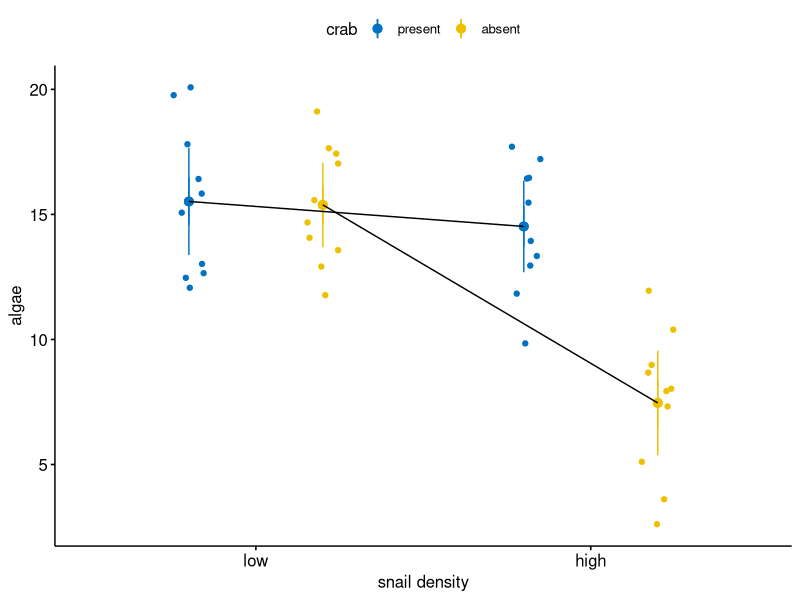
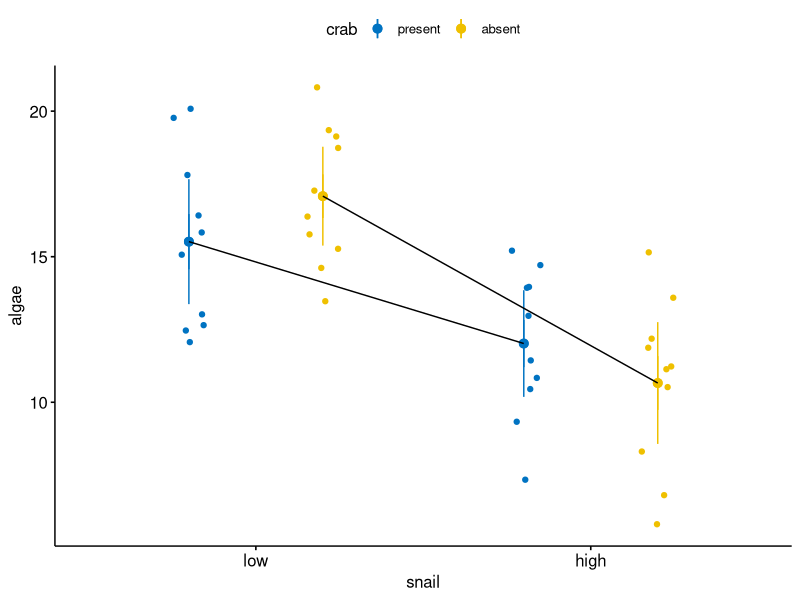
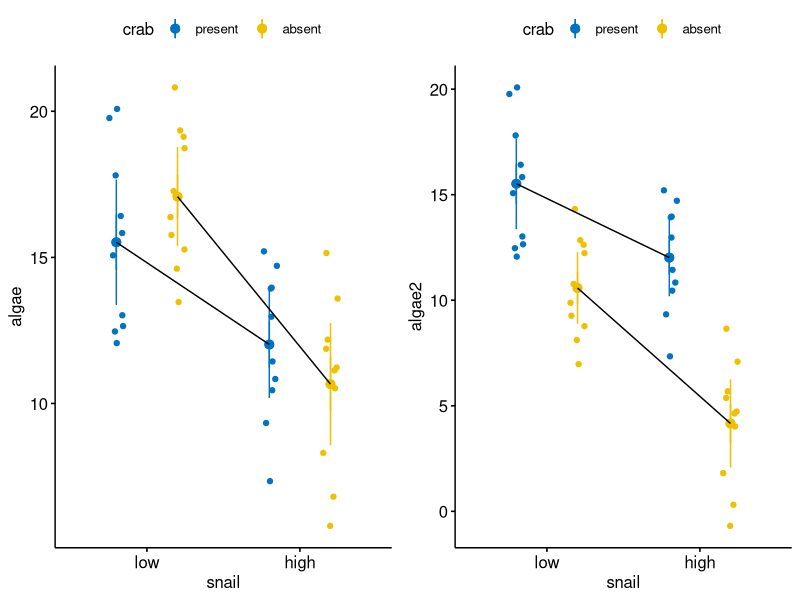

The R script that drew these images, in order:
## ---- chunk 1
knitr::opts_chunk$set(echo = TRUE)

library(data.table)
library(emmeans)
library(ggpubr)
library(cowplot)
library(car)
## ---- chunk 2
set.seed(1)
n <- 10

# get random error
sigma <- 2.5

snail_levels <- c("low","high")
crab_levels <- c("present", "absent")
fake_data <- data.table(
  snail = factor(rep(snail_levels, each=n*2),
                snail_levels),
  crab = factor(rep(rep(crab_levels, each=n), 2), crab_levels)
)
X <- model.matrix(~snail*crab, data=fake_data)
beta <- c(15, -1, -0.2, -7)

# find a pretty good match of parameters
done <- FALSE
seed_i <- 0
tol <- 0.1
while(done==FALSE){
  seed_i <- seed_i + 1
  set.seed(seed_i)
  epsilon <- rnorm(n*2*2, sd=sigma)
  fake_data[, algae := (X%*%beta)[,1] + epsilon]
  fit <- lm(algae ~ snail*crab, data=fake_data)
  coef_i <- coef(fit)
  if(abs(coef_i[2] - beta[2]) < tol &
     abs(coef_i[3] - beta[3]) < tol &
     abs(coef_i[4] - beta[4]) < tol){done <- TRUE}
}

# the fake data
set.seed(seed_i)
epsilon <- rnorm(n*2*2, sd=sigma)
fake_data[, algae := (X%*%beta)[,1] + epsilon]
## ---- chunk 3

# t3 anova
con3 <- list(snail=contr.sum, crab=contr.sum)
m3 <- lm(algae ~ snail*crab, data=fake_data, contrasts=con3)
m3_coef <- coef(summary(m3))
m3_anova <- Anova(m3, type="3")
m3_table <- m3_anova[2:4, 2:4]
m3_table$Df <- m3_anova[5, "Df"]
knitr::kable(m3_table, digits=c(0,1,6), caption="ANOVA table of crab experiment.")
## ---- chunk 4

fit <- lm(algae ~ snail*crab, data=fake_data)
fit.emm <- emmeans(fit, specs=c("snail", "crab"))

set.seed(1)
pd <- position_dodge(0.8)
gg_response <- ggerrorplot(
  x = "snail",
  y = "algae",
  color = "crab",
  add = c("mean_ci", "jitter"),
  alpha=0.5,
  position = pd,
  palette = "jco",
  data = fake_data
) +
  #geom_point(data=fit.emm, aes(x=snail, y=emmean, fill=crab),
  #          position=pd, size=3) +
  geom_line(data=summary(fit.emm), aes(x=snail, y=emmean, group=crab),
            position=pd) +
  xlab("snail density") +
  NULL

gg_response

## ---- chunk 5
set.seed(1)
n <- 10

# get random error
sigma <- 2.5

snail_levels <- c("low","high")
crab_levels <- c("present", "absent")
fake_data <- data.table(
  snail = factor(rep(snail_levels, each=n*2),
                snail_levels),
  crab = factor(rep(rep(crab_levels, each=n), 2), crab_levels)
)
X <- model.matrix(~snail*crab, data=fake_data)
beta <- c(15, -3.5, 1.5, -3)

# find a pretty good match of parameters
done <- FALSE
seed_i <- 0
tol <- 0.1
while(done==FALSE){
  seed_i <- seed_i + 1
  set.seed(seed_i)
  epsilon <- rnorm(n*2*2, sd=sigma)
  fake_data[, algae := (X%*%beta)[,1] + epsilon]
  fit <- lm(algae ~ snail*crab, data=fake_data)
  coef_i <- coef(fit)
  if(abs(coef_i[2] - beta[2]) < tol &
     abs(coef_i[3] - beta[3]) < tol &
     abs(coef_i[4] - beta[4]) < tol){done <- TRUE}
}

# the fake data
set.seed(seed_i)
epsilon <- rnorm(n*2*2, sd=sigma)
fake_data[, algae := (X%*%beta)[,1] + epsilon]

## ---- chunk 6
fit <- lm(algae ~ snail*crab, data=fake_data)
coef(summary(fit))

## ---- chunk 7
fit.emm <- emmeans(fit, specs=c("snail", "crab"))
fit.pairs <- contrast(fit.emm,
                      method="revpairwise",
                      simple="each",
                      combine=TRUE,
                      adjust="none")
knitr::kable(summary(fit.pairs), digits=c(0,0,0,2, 2, 0, 2, 3))
## ---- chunk 8
set.seed(1)
pd <- position_dodge(0.8)
gg_response <- ggerrorplot(
  x = "snail",
  y = "algae",
  color = "crab",
  add = c("mean_ci", "jitter"),
  alpha=0.5,
  position = pd,
  palette = "jco",
  data = fake_data
) +
  #geom_point(data=fit.emm, aes(x=snail, y=emmean, fill=crab),
  #          position=pd, size=3) +
  geom_line(data=summary(fit.emm), aes(x=snail, y=emmean, group=crab),
            position=pd) +
  NULL

gg_response
## ---- chunk 9
m1 <- lm(algae ~ snail*crab, data=fake_data)
m2 <- lm(algae ~ snail + crab, data=fake_data)
m1_emm <- emmeans(m1, specs="snail")
m2_emm <- emmeans(m2, specs="snail")
m1_marginal <- contrast(m1_emm, method="revpairwise", adjust="none")
m2_marginal <- contrast(m2_emm, method="revpairwise", adjust="none")

con3 <- list(snail=contr.sum, crab=contr.sum)
m3 <- lm(algae ~ snail*crab, data=fake_data, contrasts=con3)
m4 <- lm(algae ~ snail + crab, data=fake_data, contrasts=con3)
m3_coef <- coef(summary(m3))
m4_coef <- coef(summary(m4))
m3_anova <- Anova(m3, type="3")
m4_anova <- Anova(m4, type="3")

# res_table <- data.table(" "=c("Estimate", "SE", "df", "statistic", "p-value"),
#   "marginal (full)"=unlist(summary(m1_marginal)[1, c(2:6)]),
#   "ANOVA (full)"=c(NA, NA, round(m3_anova["Residuals", "Df"],0), unlist(m3_anova[2, 3:4])),
#   "marginal (add)"=unlist(summary(m2_marginal)[1, c(2:6)]),
#   "ANOVA (add)"=c(NA, NA, round(m4_anova["Residuals", "Df"],0), unlist(m4_anova[2, 3:4]))
# )

col_names <- c("Estimate", "SE", "df", "statistic", "p-value")
row_names <- c("marginal (full)", "marginal (add)", "ANOVA (full)", "ANOVA (add)")
res_table <- data.table(t(matrix(c(
  unlist(summary(m1_marginal)[1, c(2:6)]),
  unlist(summary(m2_marginal)[1, c(2:6)]),
  c(NA, NA, round(m3_anova["Residuals", "Df"],0), unlist(m3_anova[2, 3:4])),
  c(NA, NA, round(m4_anova["Residuals", "Df"],0), unlist(m4_anova[2, 3:4]))),
  nrow=5, ncol=4
)))
setnames(res_table, old=colnames(res_table), new=col_names)
res_table <- cbind(method=row_names, res_table)

knitr::kable(res_table, digits=5, caption="Marginal effects of Snail (pooled across levels of crab) computed from the full-factorial and additive models. ANOVA columns are from the Snail term of the ANOVA table from the full-factorial and additive models")
## ---- chunk 10
set.seed(1)
inc <- c(1:10,
         sample(11:20, 6),
         sample(21:30, 8),
         sample(31:40, 5))
fake_data_missing <- fake_data[inc,]
knitr::kable(fake_data_missing[, .(N=.N), by=c("snail", "crab")])
## ---- chunk 11
m0 <- lm(algae ~ snail, data=fake_data_missing)
m1 <- lm(algae ~ snail*crab, data=fake_data_missing)
m2 <- lm(algae ~ snail + crab, data=fake_data_missing)
m1_emm <- emmeans(m1, specs="snail")
m2_emm <- emmeans(m2, specs="snail")
m1_marginal <- contrast(m1_emm, method="revpairwise", adjust="none")
m2_marginal <- contrast(m2_emm, method="revpairwise", adjust="none")

con3 <- list(snail=contr.sum, crab=contr.sum)
m3 <- lm(algae ~ snail*crab, data=fake_data_missing, contrasts=con3)
m4 <- lm(algae ~ snail + crab, data=fake_data_missing, contrasts=con3)
m3_coef <- coef(summary(m3))
m4_coef <- coef(summary(m4))
m3_anova <- Anova(m3, type="3")
m4_anova <- Anova(m4, type="3")
m4_anova_2 <- Anova(m4, type="2")
m2_anova_2 <- Anova(m2, type="2")
m3_anova_2 <- Anova(m3, type="2")

# res_table <- data.table(" "=c("Estimate", "SE", "df", "statistic", "p-value"),
#   "marginal (full)"=unlist(summary(m1_marginal)[1, c(2:6)]),
#   "ANOVA (full)"=c(NA, NA, round(m3_anova["Residuals", "Df"],0), unlist(m3_anova[2, 3:4])),
#   "marginal (add)"=unlist(summary(m2_marginal)[1, c(2:6)]),
#   "ANOVA (add)"=c(NA, NA, round(m4_anova["Residuals", "Df"],0), unlist(m4_anova[2, 3:4]))
# )

col_names <- c("Estimate", "SE", "df", "statistic", "p-value")
row_names <- c("marginal (full)", "marginal (add)", "ANOVA (full)", "ANOVA (add)")
res_table <- data.table(t(matrix(c(
  unlist(summary(m1_marginal)[1, c(2:6)]),
  unlist(summary(m2_marginal)[1, c(2:6)]),
  c(NA, NA, round(m3_anova["Residuals", "Df"],0), unlist(m3_anova[2, 3:4])),
  c(NA, NA, round(m4_anova["Residuals", "Df"],0), unlist(m4_anova[2, 3:4]))),
  nrow=5, ncol=4
)))
setnames(res_table, old=colnames(res_table), new=col_names)
res_table <- cbind(method=row_names, res_table)

knitr::kable(res_table, digits=5, caption="Marginal effects of Snail (pooled across levels of crab) computed from the full-factorial and additive models. ANOVA columns are from the Snail \"main effect\" term of the ANOVA table from the full-factorial and additive models")

## ---- chunk 12
col_names <- c("Estimate", "SE", "df", "statistic", "p-value")
row_names <- c("1. marginal effects (additive, dummy coding)",
               "2. Type 2 ANOVA (additive, dummy coding)", 
               "3. Type 2 ANOVA  (additive, effects coding)",
               "4. Type 3 ANOVA  (additive, effects coding)",
               "5. Type 2 ANOVA  (full, effects coding)")
type_2_table <- data.table(t(matrix(c(
  unlist(summary(m2_marginal)[1, c(2:6)]),
  c(NA, NA, round(m2_anova_2["Residuals", "Df"],0), unlist(m2_anova_2[1, 3:4])),
  c(NA, NA, round(m4_anova_2["Residuals", "Df"],0), unlist(m4_anova_2[1, 3:4])),
  c(NA, NA, round(m4_anova["Residuals", "Df"],0), unlist(m4_anova[2, 3:4])),
  c(NA, NA, round(m3_anova_2["Residuals", "Df"],0), unlist(m3_anova_2[1, 3:4]))),
  nrow=5, ncol=5
)))
setnames(type_2_table, old=colnames(type_2_table), new=col_names)
type_2_table <- cbind(method=row_names, type_2_table)

knitr::kable(type_2_table)
## ---- chunk 13
#beta <- c(15, -3.5, 1.5, -3)
beta2 <- c(15, -3.5, -5, -3)
fake_data[, algae2 := (X%*%beta2)[,1] + epsilon]

fit <- lm(algae2 ~ snail*crab, data=fake_data)
coef(summary(fit))
fit.emm <- emmeans(fit, specs=c("snail", "crab"))
fit.pairs <- contrast(fit.emm,
                      method="revpairwise",
                      simple="each",
                      combine=TRUE,
                      adjust="none")
knitr::kable(summary(fit.pairs), digits=c(0,0,0,2, 2, 0, 2, 3))

set.seed(1)
pd <- position_dodge(0.8)
gg_response_2 <- ggerrorplot(
  x = "snail",
  y = "algae2",
  color = "crab",
  add = c("mean_ci", "jitter"),
  alpha=0.5,
  position = pd,
  palette = "jco",
  data = fake_data
) +
  #geom_point(data=fit.emm, aes(x=snail, y=emmean, fill=crab),
  #          position=pd, size=3) +
  geom_line(data=summary(fit.emm), aes(x=snail, y=emmean, group=crab),
            position=pd) +
  NULL


plot_grid(gg_response, gg_response_2)
